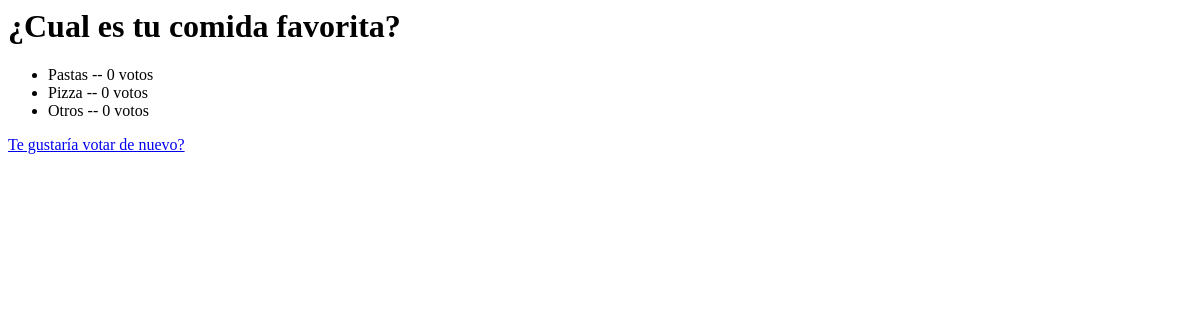
Page /polls/result/2 on the earlier database version.
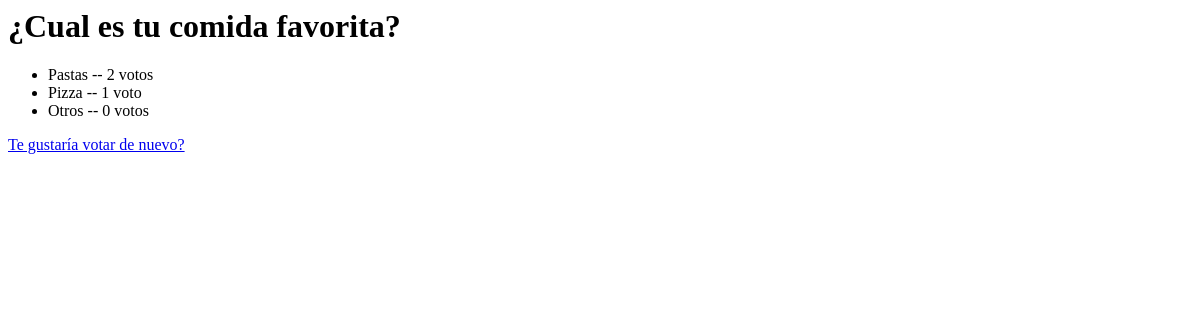
Same page on the later database version.
### polls/models.py (models this page shows, shortened)
class Choice(models.Model):
  question = models.ForeignKey(Question, on_delete=models.CASCADE)
  choice_text = models.CharField(max_length=200)
  votes = models.IntegerField(default=0)

### polls/views.py (the view)
# urls.py: path("result/<int:pk>", views.ResultsView.as_view(), name="results"),
class ResultsView(generic.DeleteView):
  model = Question
  template_name = "polls/results.html"

### polls/templates/polls/results.html
<h1>{{question.question_text}}</h1>
<ul>
  {% for choice in question.choice_set.all  %}
    <li>{{choice.choice_text}} -- {{choice.votes}} voto{{choice.votes|pluralize}}</li>
  {% endfor %}
</ul>
<a href="{% url 'polls:detail' question.id %} ">Te gustaría votar de nuevo?</a>

Differences in the rows shown:
changed Choice "Pastas": votes "0" → "2"
changed Choice "Pizza": votes "0" → "1"
